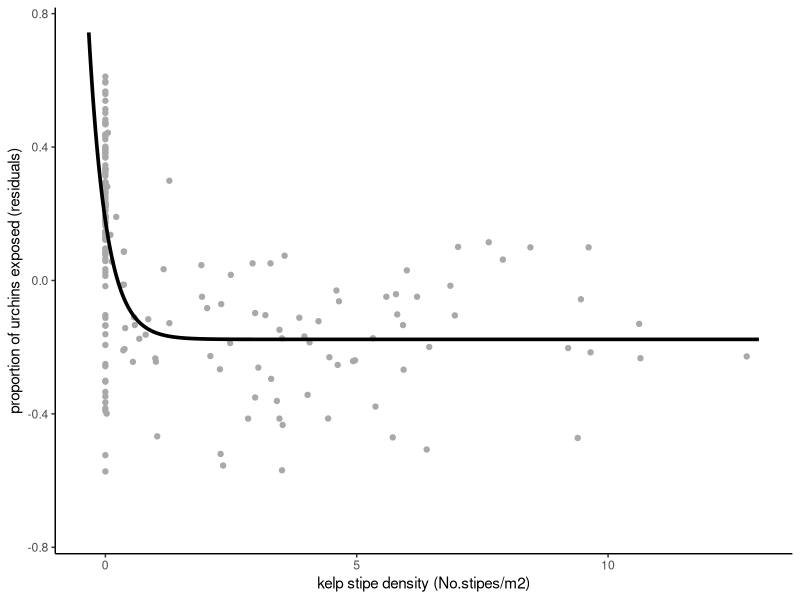

R code for this plot:
### 
### This is the file where we make figure 2a from Smith et al 2021
### 

### Load packages
## nlme 
library("tidyverse")

## Look at all data:
data <- read_csv("data/Smith_2017-19_benthic_data.csv") %>% 
  select(Stipe_Density, log1pur=`Log+1_PUR_Density`, Residual_Prop_urchins_exp)

# Fit negative exponential decay model
fit <- nls(Residual_Prop_urchins_exp ~ a + b * exp(c * Stipe_Density), 
           start = c(a = -0.16, b = 0.33, c = -3.11),
           data = data)

a <- coef(fit)["a"]
b <- coef(fit)["b"]
c <- coef(fit)["c"]
# do the same for b and c
predictions <- tibble(
  Stipe_Density = seq(-0.33, 13, by = 0.01), # change start, end, and step_length
  Residual_Prop_urchins_exp = a + b * exp(c * Stipe_Density)
)

## Trying to plot
# Basic scatter plot
figure2a<-ggplot(data, aes(x=Stipe_Density, y=Residual_Prop_urchins_exp)) + 
  geom_point(color="darkgrey") +
  geom_line(data=predictions, size=1.25)+
  theme_classic()+
  labs(x = "kelp stipe density (No.stipes/m2)", y = "proportion of urchins exposed (residuals)")

#save figure
ggsave("figures/figure2a.png", plot=figure2a,width = 10, height = 10, units = "in" )


